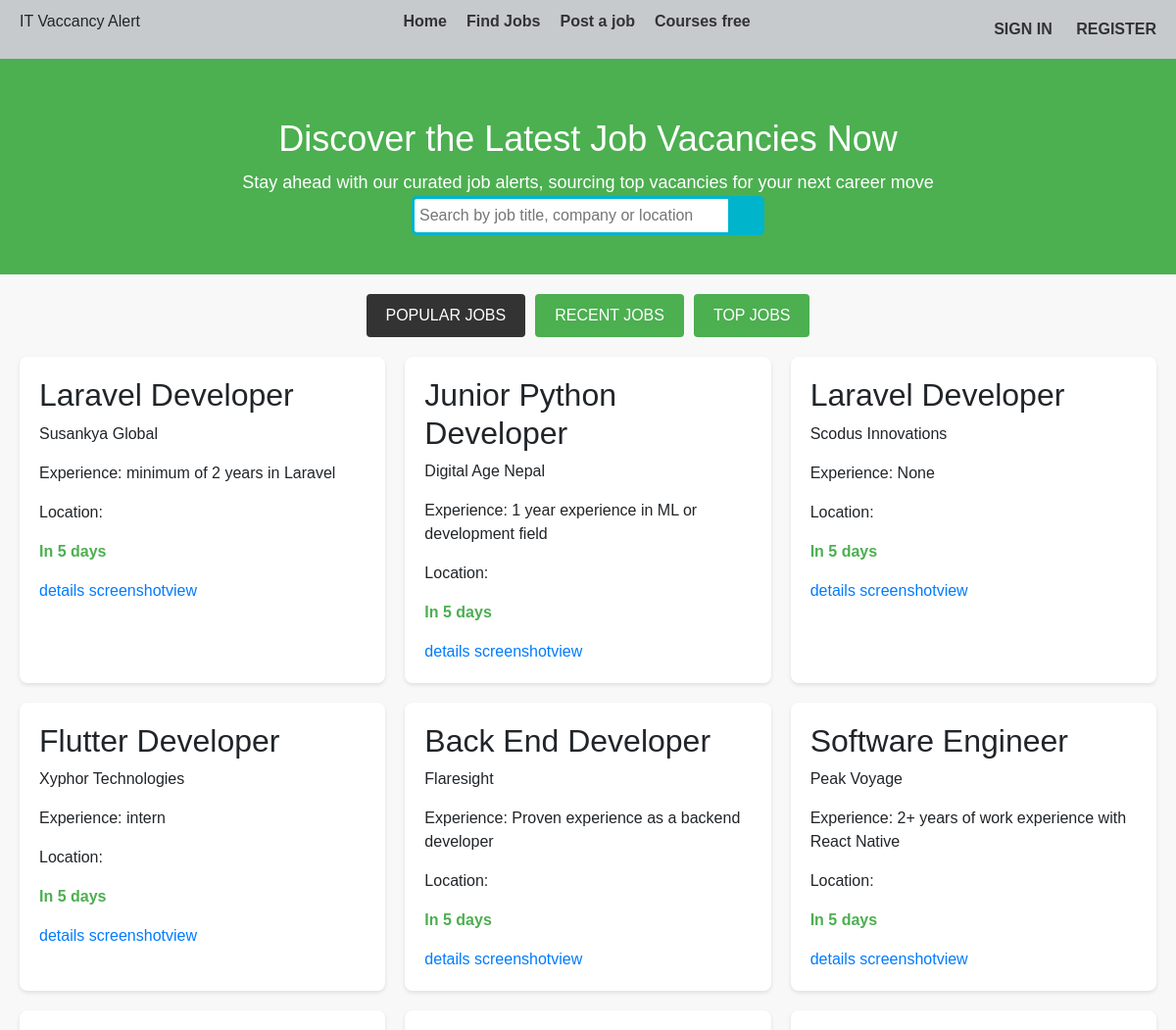
The app's page / (upper part), older data.
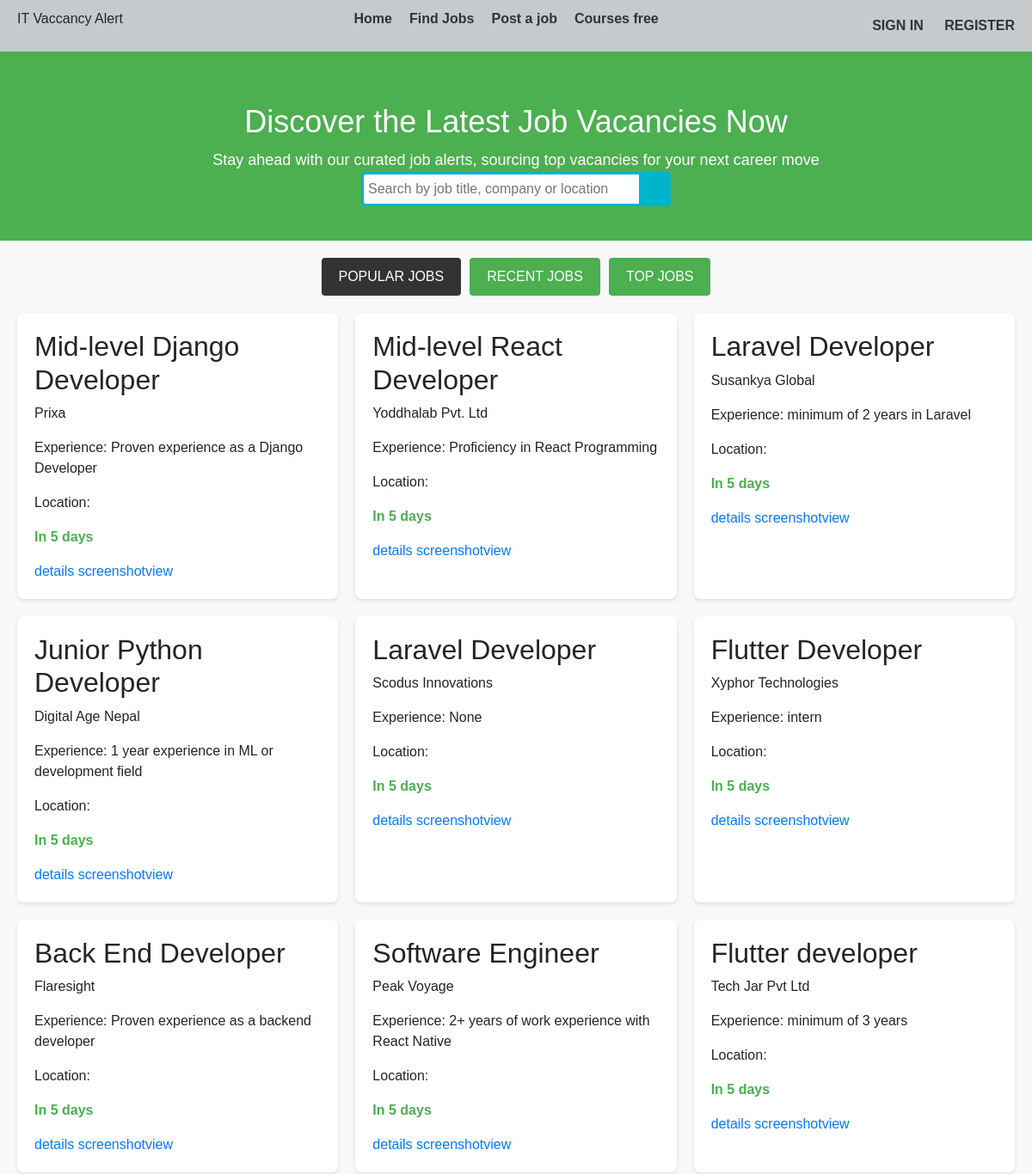
The same page, newer data.
### image_gen/models.py (models this page shows, shortened)
class JobListing(models.Model):
    company = models.ForeignKey(Company, on_delete=models.CASCADE)
    position = models.CharField(max_length=100)
    experience = models.CharField(max_length=100, help_text='2-3 Years', null=True, blank=True)
    Employement_type  = models.CharField(max_length=50, choices=[
        ('Full-Time', 'Full-Time'),
        ('On-site Full-Time', 'On-site Full-Time'),
        ('Remote Full-Time', 'Remote Full-Time'),
        ('On-site Part-Time', 'On-site Part-Time'),
        ('Remote Part-Time', 'Remote Part-Time'),
        ('Hybrid Full-Time', 'Hybrid Full-Time'),
        ('Part-Time', 'Part-Time'),
        ('Remote', 'Remote'),
        ('Internship', 'Internship')
    ])
    Seniority_level = models.CharField(max_length=50, choices=[
        ('Junior', 'Junior'),
        ('Mid-Level', 'Mid-Level'),
        ('Senior', 'Senior'),
        ('Team Lead', 'Team Lead'),
        ('Project Manager', 'Project Manager')
    ], blank=True, null=True,)
    has_expired = models.BooleanField(default=False)
    deadline = models.DateTimeField(blank=True, null=True)
    date_published = models.DateTimeField(auto_now_add=True)
    application_link = models.URLField(blank=True, null=True)
    application_email = models.EmailField(blank=True, null=True)
    no_of_vaccancy = models.CharField(max_length=5,blank=True, null=True)
    education_level = models.CharField(max_length=100, blank=True, null=True)
    salary = models.CharField(max_length=100, default='Negotiable/Not Disclosed')
    vac_img = models.ImageField(upload_to='vaccancy', null=True, blank=True)
    skills = models.ManyToManyField('Skill', related_name='skills', blank=True)
    Job_views = models.PositiveIntegerField(default=0)
    application_count = models.PositiveIntegerField(default=0)
    class Meta:
        ordering = ['-id']

class Company(models.Model):
    name = models.CharField(max_length=100, unique=True)
    about = models.TextField(blank=True, null=True)
    email = models.EmailField(blank=True, null=True)
    website = models.URLField(blank=True, null=True)
    address = models.CharField(max_length=200, blank=True, null=True)
    phone_number = models.CharField(max_length=20, blank=True, null=True)
    established_date = models.CharField(max_length=4, validators=[validate_year_format], blank=True, null=True, help_text='Enter the year in YYYY format')
    SIZES = [
        ('1-10 Employees', '1-10 Employees'),
        ('11-20 Employees', '11-20 Employees'),
        ('21-30 Employees', '21-30 Employees'),
        ('31-50 Employees', '31-50 Employees'),
        ('51-200 Employees', '51-200 Employees'),
        ('201-500 Employees', '201-500 Employees')
    ]
    size = models.CharField(max_length=50, blank=True, null=True, choices=SIZES)
    logo = models.ImageField(upload_to='company_logos/', blank=True, null=True)
    industry = models.ForeignKey(Industry, on_delete=models.SET_NULL, null=True, blank=True)
    specialties = models.ManyToManyField(Specialty, related_name='specialties', blank=True)
    def __str__(self):
        return self.name
    class Meta:
        ordering = ['-id']

### image_gen/views.py (the view)
# urls.py: path('', views.listings, name='listings'),
def listings(request):
    jobs = JobListing.objects.all()
    return render(request, 'dashboard.html', {'jobs': jobs})

### image_gen/templates/dashboard.html (shortened to what this page needs)
{% extends 'base.html' %}
{% block content %}
<main>
    <div class="search-section">
        <h1>Discover the Latest Job Vacancies Now</h1>
        <p>Stay ahead with our curated job alerts, sourcing top vacancies for your next career move</p>
        <div class="wrap">
            <div class="search">
                <input type="text" class="searchTerm" placeholder="Search by job title, company or location">
                <button type="submit" class="searchButton">
                </button>
            </div>
        </div>
    </div>
    <div class="job-section">
        <div class="tabs">
            <button class="tab-link active">POPULAR JOBS</button>
            <button class="tab-link">RECENT JOBS</button>
            <button class="tab-link">TOP JOBS</button>
        </div>
        <div class="job-list">
            {% for job in jobs %}
            <div class="job-card" onclick="location.href='{% url 'job_listing_details' job.id %}'">
                <h2>{{ job.position }}</h2>
                <p>{{ job.company }}</p>
                <p>Experience: {{ job.experience }}</p>
                <p>Location: {{ job.location }}</p>
                <p class="days-left">In 5 days</p>
                <a href="{% url 'job_listing_details' job.id %}">details</a>
                <a href="{% url 'screenshotview' job.id %}">screenshotview</a>
            </div>
            {% endfor %}
        </div>
    </div>
</main>
{% endblock %}

Row changes from the older to the newer data that the page shows:
added JobListing: position "Mid-level Django Developer", company "Prixa", experience "Proven experience as a Django Developer"
added JobListing: position "Mid-level React Developer", company "Yoddhalab Pvt. Ltd", experience "Proficiency in React Programming"
now on this page (row unchanged): JobListing: position "Flutter developer", company "Tech Jar Pvt Ltd", experience "minimum of 3 years"
